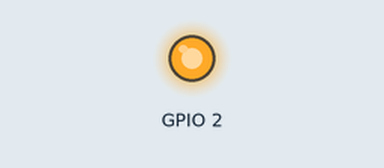
This sketch was run on a simulated ESP32. Parts: output pins drawn as LEDs (lit = HIGH).

Above: at 0.05 s.
At 1.7 s:
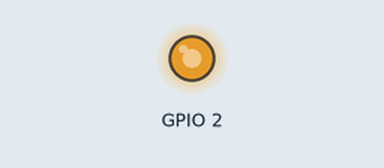
At 3.35 s:
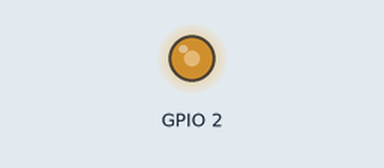
Timing chart, 0 to 7.8 s (numbered marks = the images above):
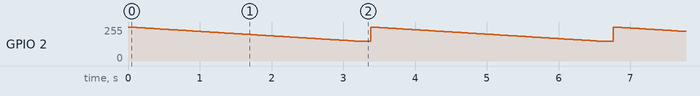

The sketch:

Exercise_02_Glowing_Light.ino
```cpp
/*
 * Hibiscus Sense - Exercise 02 Glowing Light
 *
 * There is 1x blue LED.
 * This LED is connected to GPIO2 of ESP32 microcontroller.
 * We need to generate PWM output signal on GPIO2 to control the brightness of this LED.
 *
 * Therefore in the sketch,
 * we configure the PWM controller, choose GPIO for PWM signal output
 * and generate the PWM signal on chosen GPIO.
 *
 */

void setup() {
  // declare the GPIO number for PWM signal output.
  pinMode(2, OUTPUT);
}

void loop() {
  // statement for() to create decremental value by -1
  // for active-low LED circuit, the PWM value begin from 255 --> 0
  // from OFF LED to linear increasing brightnes.
  for(int brightness = 255; brightness >= 150; brightness--){
    // function will generate PWM output signal according to variable brightness value
    analogWrite(2, brightness);
    delay(30);
  }
  // wait for 0.2 seconds before repeating the process.
  delay(200);
}
```

Measured:
- by itself, GPIO 2: ramps from 255/255 to 150/255 and jumps back, once every 3.4 s
